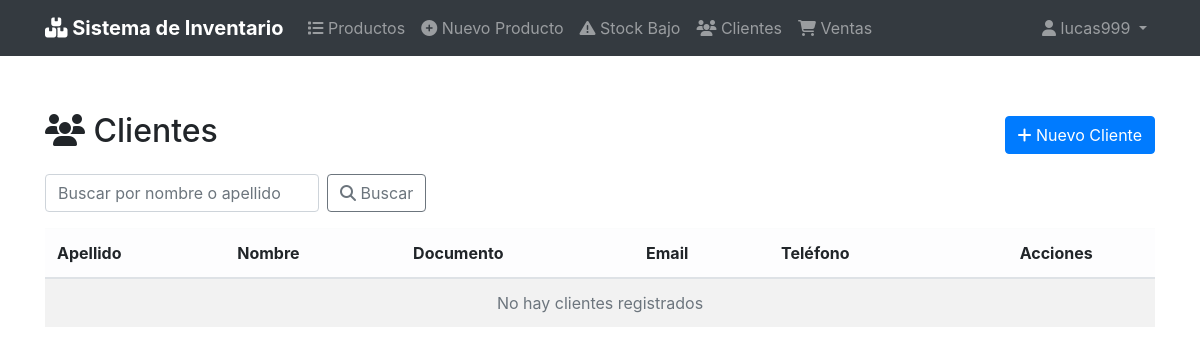
Page /clientes/ (signed in) on the earlier database version.
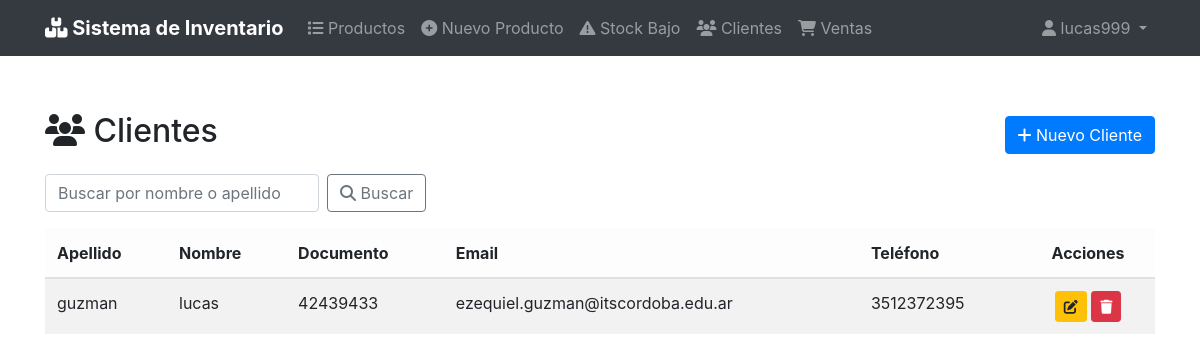
Same page on the later database version.
### clientes/models.py (models this page shows, shortened)
class Cliente(models.Model):
    nombre = models.CharField(max_length=100)
    apellido = models.CharField(max_length=100, blank=True, null=True)        # ← nullable
    documento = models.CharField(max_length=20, unique=True, blank=True, null=True)  # ← nullable
    email = models.EmailField(blank=True, null=True)
    telefono = models.CharField(max_length=20, blank=True, null=True)
    direccion = models.CharField(max_length=200, blank=True, null=True)
    class Meta:
        ordering = ['apellido', 'nombre']

### clientes/views.py (the view)
# urls.py: path('', views.ClienteListView.as_view(), name='cliente_list'),
class ClienteListView(LoginRequiredMixin, ListView):
    model = Cliente
    template_name = 'clientes/cliente_list.html'
    context_object_name = 'clientes'
    paginate_by = 10
    def get_queryset(self):
        queryset = super().get_queryset()
        q = self.request.GET.get('q')
        if q:
            queryset = queryset.filter(
                models.Q(nombre__icontains=q) | models.Q(apellido__icontains=q)
            )
        return queryset

### templates/clientes/cliente_list.html (shortened to what this page needs)
{% extends 'base.html' %}
{% load bootstrap4 %}
{% block content %}
<div class="d-flex justify-content-between align-items-center mb-3">
    <h2><i class="fas fa-users"></i> Clientes</h2>
    <a href="{% url 'clientes:cliente_create' %}" class="btn btn-primary">
        <i class="fas fa-plus"></i> Nuevo Cliente
    </a>
</div>
<form method="get" class="form-inline mb-3">
    <input type="text" name="q" class="form-control mr-2" placeholder="Buscar por nombre o apellido" value="{{ request.GET.q }}">
    <button type="submit" class="btn btn-outline-secondary">
        <i class="fas fa-search"></i> Buscar
    </button>
</form>
<table class="table table-hover table-striped">
    <thead class="table-light">
        <tr>
            <th>Apellido</th>
            <th>Nombre</th>
            <th>Documento</th>
            <th>Email</th>
            <th>Teléfono</th>
            <th class="text-center">Acciones</th>
        </tr>
    </thead>
    <tbody>
        {% for cliente in clientes %}
        <tr>
            <td>{{ cliente.apellido }}</td>
            <td>{{ cliente.nombre }}</td>
            <td>{{ cliente.documento }}</td>
            <td>{{ cliente.email|default:"-" }}</td>
            <td>{{ cliente.telefono|default:"-" }}</td>
            <td class="text-center">
                <a href="{% url 'clientes:cliente_update' cliente.pk %}" class="btn btn-sm btn-warning" title="Editar">
                    <i class="fas fa-edit"></i>
                </a>
                <a href="{% url 'clientes:cliente_delete' cliente.pk %}" class="btn btn-sm btn-danger" title="Eliminar">
                    <i class="fas fa-trash"></i>
                </a>
            </td>
        </tr>
        {% empty %}
        <tr>
            <td colspan="6" class="text-center text-muted">No hay clientes registrados</td>
        </tr>
        {% endfor %}
    </tbody>
</table>
{% endblock %}

Differences in the rows shown:
added Cliente: apellido "guzman", nombre "lucas", documento "42439433", email "ezequiel.guzman@itscordoba.edu.ar", telefono "3512372395"
Other differences:
text no longer shown: "No hay clientes registrados"
